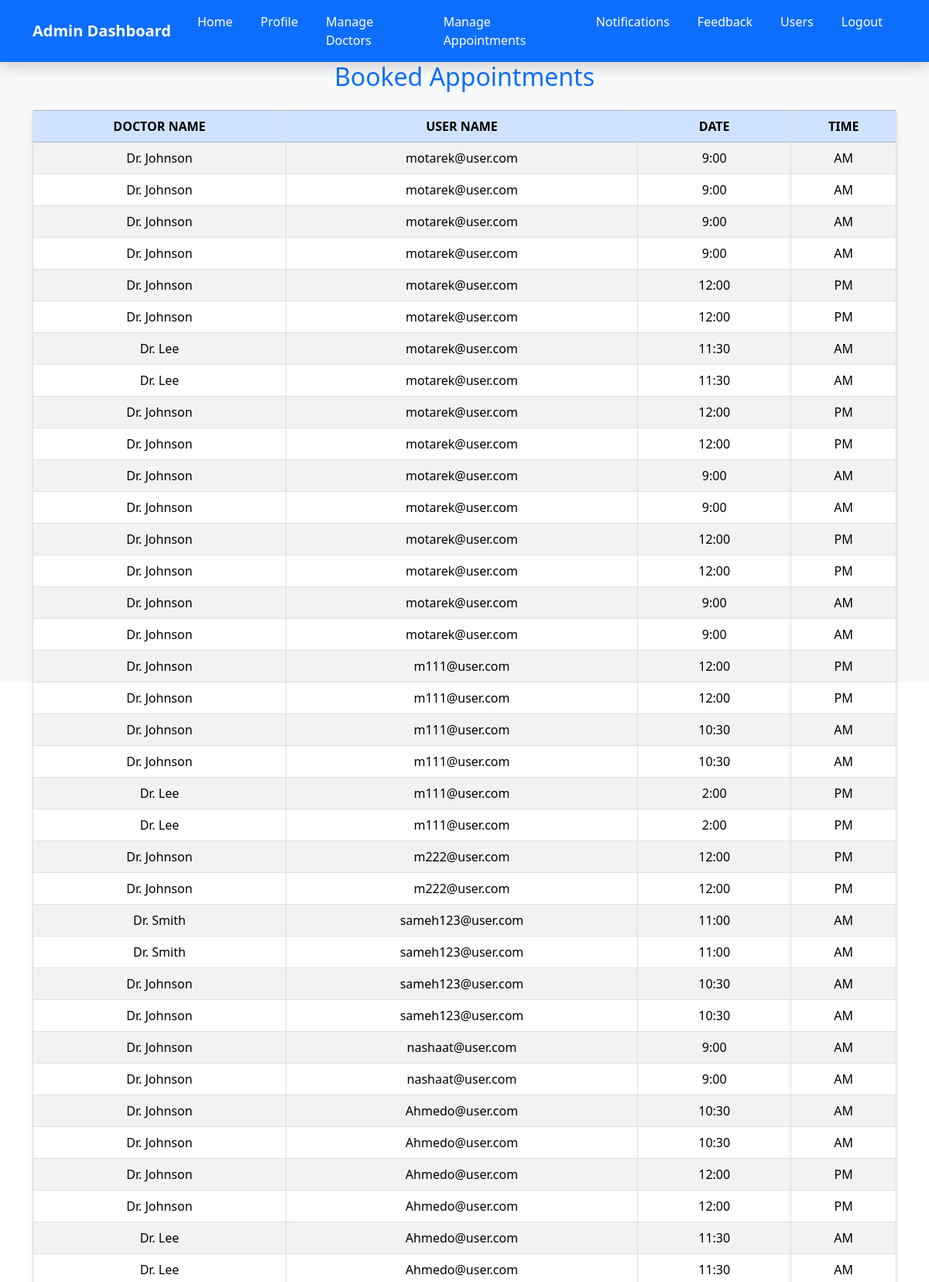
The page /manage_appointments (signed in, upper part) on the database its author committed.
### tables this page shows
CREATE TABLE appointments (
            id INTEGER PRIMARY KEY AUTOINCREMENT,
            user_email TEXT NOT NULL,
            doctor_name TEXT NOT NULL,
            specialty TEXT NOT NULL,
            time_slot TEXT NOT NULL,
            FOREIGN KEY (user_email) REFERENCES users (email)
        );

CREATE TABLE users (
            id INTEGER PRIMARY KEY AUTOINCREMENT,
            email TEXT NOT NULL UNIQUE,
            password TEXT NOT NULL
        );

### app.py (the view)
@app.route('/manage_appointments')
def manage_appointments():
    if 'user_type' in session and session['user_type'] == 'admin':
        with sqlite3.connect("users.db") as conn:
            cursor = conn.cursor()
            cursor.execute("""
                SELECT appointments.doctor_name, users.email, appointments.time_slot
                FROM appointments
                INNER JOIN users ON appointments.user_email = users.email
            """)
            appointments = cursor.fetchall()
        return render_template('manage_appointments.html', appointments=appointments)
    return redirect(url_for('login'))

### templates/manage_appointments.html (shortened to what this page needs)
<!DOCTYPE html>
<html lang="en">
<head>
    <link rel="stylesheet" href="{{ url_for('static', filename='css/manage_appointments.css') }}">
    <link href="https://cdn.jsdelivr.net/npm/bootstrap@5.3.2/dist/css/bootstrap.min.css" rel="stylesheet">
</head>
<body>
    <nav class="navbar navbar-expand-lg navbar-dark bg-primary shadow">
        <div class="container">
            <a class="navbar-brand fw-bold" href="{{ url_for('index_admin') }}">Admin Dashboard</a>
            <div class="collapse navbar-collapse" id="navbarNav">
                <ul class="navbar-nav ms-auto">
                    <li class="nav-item"><a class="nav-link" href="{{ url_for('index_admin') }}">Home</a></li>
                    <li class="nav-item"><a class="nav-link" href="{{ url_for('profile') }}">Profile</a></li>
                    <li class="nav-item"><a class="nav-link" href="{{ url_for('manage_doctors') }}">Manage Doctors</a></li>
                    <li class="nav-item"><a class="nav-link" href="{{ url_for('manage_appointments') }}">Manage Appointments</a></li>
                    <li class="nav-item"><a class="nav-link" href="{{ url_for('notifications') }}">Notifications</a></li>
                    <li class="nav-item"><a class="nav-link" href="{{ url_for('feedback') }}">Feedback</a></li>
                    <li class="nav-item"><a class="nav-link" href="{{ url_for('manage_users') }}">Users</a></li>
                    <li class="nav-item"><a class="nav-link" href="/logout">Logout</a></li>
                </ul>
            </div>
        </div>
    </nav>
    <section class="vh-100 bg-light">
        <div class="container">
            <h2 class="text-primary mb-4 text-center">Booked Appointments</h2>
            <table class="table table-bordered table-striped">
                <thead class="table-primary">
                    <tr>
                        <th>Doctor Name</th>
                        <th>User Name</th>
                        <th>Date</th>
                        <th>Time</th>
                    </tr>
                </thead>
                <tbody id="appointmentsTable">
                    {% if appointments %}
                        {% for appointment in appointments %}
                            <tr>
                                <td>{{ appointment[0] }}</td>
                                <td>{{ appointment[1] }}</td>
                                <td>{{ appointment[2].split()[0] }}</td>
                                <td>{{ appointment[2].split()[1] }}</td>
                            </tr>
                        {% endfor %}
                    {% else %}
                        <tr>
                            <td colspan="4" class="text-center">No appointments found.</td>
                        </tr>
                    {% endif %}
                </tbody>
            </table>
        </div>
    </section>
</body>
</html>

### static/css/manage_appointments.css (style rules this page uses)
body { font-family: Arial, sans-serif; background-color: #f8f9fa; color: #212529; }
.navbar { background-color: #007bff; box-shadow: 0 4px 6px rgba(0, 0, 0, 0.1); }
.navbar-brand { font-size: 1.5rem; font-weight: bold; color: white; }
.navbar-nav .nav-link { color: #ffffff; font-size: 1rem; margin: 0 10px; transition: color 0.3s ease; }
table { width: 100%; margin-top: 20px; border-collapse: collapse; text-align: center; background: #ffffff; box-shadow: 0 4px 8px rgba(0, 0, 0, 0.1); }
.table-primary { background-color: #007bff; color: white; }
table th, table td { padding: 10px; border: 1px solid #ddd; }
table th { text-transform: uppercase; font-weight: bold; }

### rows shown on the page
appointments: doctor_name "Dr. Johnson", email "motarek@user.com", time_slot "9:00", time_slot "AM"
appointments: doctor_name "Dr. Johnson", email "motarek@user.com", time_slot "9:00", time_slot "AM"
appointments: doctor_name "Dr. Johnson", email "motarek@user.com", time_slot "9:00", time_slot "AM"
appointments: doctor_name "Dr. Johnson", email "motarek@user.com", time_slot "9:00", time_slot "AM"
appointments: doctor_name "Dr. Johnson", email "motarek@user.com", time_slot "12:00", time_slot "PM"
appointments: doctor_name "Dr. Johnson", email "motarek@user.com", time_slot "12:00", time_slot "PM"
appointments: doctor_name "Dr. Lee", email "motarek@user.com", time_slot "11:30", time_slot "AM"
appointments: doctor_name "Dr. Lee", email "motarek@user.com", time_slot "11:30", time_slot "AM"
appointments: doctor_name "Dr. Johnson", email "motarek@user.com", time_slot "12:00", time_slot "PM"
appointments: doctor_name "Dr. Johnson", email "motarek@user.com", time_slot "12:00", time_slot "PM"
appointments: doctor_name "Dr. Johnson", email "motarek@user.com", time_slot "9:00", time_slot "AM"
appointments: doctor_name "Dr. Johnson", email "motarek@user.com", time_slot "9:00", time_slot "AM"
appointments: doctor_name "Dr. Johnson", email "motarek@user.com", time_slot "12:00", time_slot "PM"
appointments: doctor_name "Dr. Johnson", email "motarek@user.com", time_slot "12:00", time_slot "PM"
appointments: doctor_name "Dr. Johnson", email "motarek@user.com", time_slot "9:00", time_slot "AM"
appointments: doctor_name "Dr. Johnson", email "motarek@user.com", time_slot "9:00", time_slot "AM"
appointments: doctor_name "Dr. Johnson", email "m111@user.com", time_slot "12:00", time_slot "PM"
appointments: doctor_name "Dr. Johnson", email "m111@user.com", time_slot "12:00", time_slot "PM"
appointments: doctor_name "Dr. Johnson", email "m111@user.com", time_slot "10:30", time_slot "AM"
appointments: doctor_name "Dr. Johnson", email "m111@user.com", time_slot "10:30", time_slot "AM"
appointments: doctor_name "Dr. Lee", email "m111@user.com", time_slot "2:00", time_slot "PM"
appointments: doctor_name "Dr. Lee", email "m111@user.com", time_slot "2:00", time_slot "PM"
appointments: doctor_name "Dr. Johnson", email "m222@user.com", time_slot "12:00", time_slot "PM"
appointments: doctor_name "Dr. Johnson", email "m222@user.com", time_slot "12:00", time_slot "PM"
appointments: doctor_name "Dr. Smith", email "sameh123@user.com", time_slot "11:00", time_slot "AM"
appointments: doctor_name "Dr. Smith", email "sameh123@user.com", time_slot "11:00", time_slot "AM"
appointments: doctor_name "Dr. Johnson", email "sameh123@user.com", time_slot "10:30", time_slot "AM"
appointments: doctor_name "Dr. Johnson", email "sameh123@user.com", time_slot "10:30", time_slot "AM"
appointments: doctor_name "Dr. Johnson", email "nashaat@user.com", time_slot "9:00", time_slot "AM"
appointments: doctor_name "Dr. Johnson", email "nashaat@user.com", time_slot "9:00", time_slot "AM"
appointments: doctor_name "Dr. Johnson", email "Ahmedo@user.com", time_slot "10:30", time_slot "AM"
appointments: doctor_name "Dr. Johnson", email "Ahmedo@user.com", time_slot "10:30", time_slot "AM"
appointments: doctor_name "Dr. Johnson", email "Ahmedo@user.com", time_slot "12:00", time_slot "PM"
appointments: doctor_name "Dr. Johnson", email "Ahmedo@user.com", time_slot "12:00", time_slot "PM"
appointments: doctor_name "Dr. Lee", email "Ahmedo@user.com", time_slot "11:30", time_slot "AM"
appointments: doctor_name "Dr. Lee", email "Ahmedo@user.com", time_slot "11:30", time_slot "AM"
